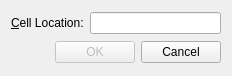
<?xml version="1.0" encoding="UTF-8"?>
<ui version="4.0">
 <class>GoToCellDialog</class>
 <widget class="QWidget" name="GoToCellDialog">
  <property name="geometry">
   <rect>
    <x>0</x>
    <y>0</y>
    <width>232</width>
    <height>76</height>
   </rect>
  </property>
  <property name="windowTitle">
   <string>Go to Cell</string>
  </property>
  <layout class="QVBoxLayout" name="verticalLayout">
   <item>
    <layout class="QHBoxLayout" name="horizontalLayout">
     <item>
      <widget class="QLabel" name="label">
       <property name="text">
        <string>&amp;Cell Location:</string>
       </property>
       <property name="buddy">
        <cstring>lineEdit</cstring>
       </property>
      </widget>
     </item>
     <item>
      <widget class="QLineEdit" name="lineEdit"/>
     </item>
    </layout>
   </item>
   <item>
    <layout class="QHBoxLayout" name="horizontalLayout_2">
     <item>
      <spacer name="horizontalSpacer">
       <property name="orientation">
        <enum>Qt::Orientation::Horizontal</enum>
       </property>
       <property name="sizeHint" stdset="0">
        <size>
         <width>40</width>
         <height>20</height>
        </size>
       </property>
      </spacer>
     </item>
     <item>
      <widget class="QPushButton" name="okButton">
       <property name="enabled">
        <bool>false</bool>
       </property>
       <property name="text">
        <string>OK</string>
       </property>
       <property name="default">
        <bool>true</bool>
       </property>
      </widget>
     </item>
     <item>
      <widget class="QPushButton" name="cancelButton">
       <property name="text">
        <string>Cancel</string>
       </property>
      </widget>
     </item>
    </layout>
   </item>
  </layout>
 </widget>
 <resources/>
 <connections/>
</ui>
